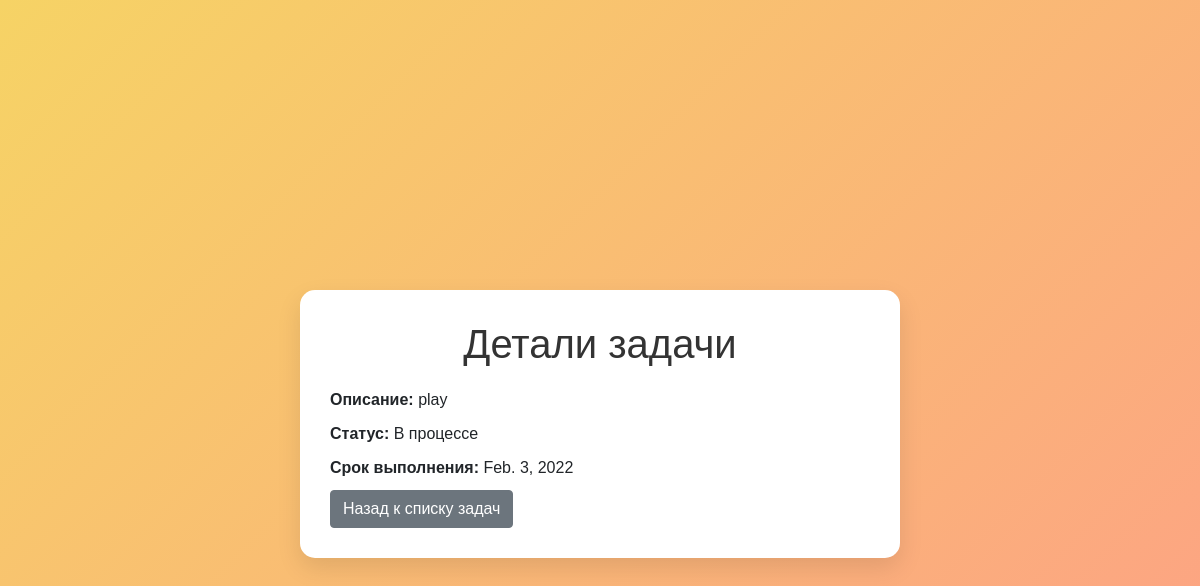
The app's page /tasks/1/, older data.
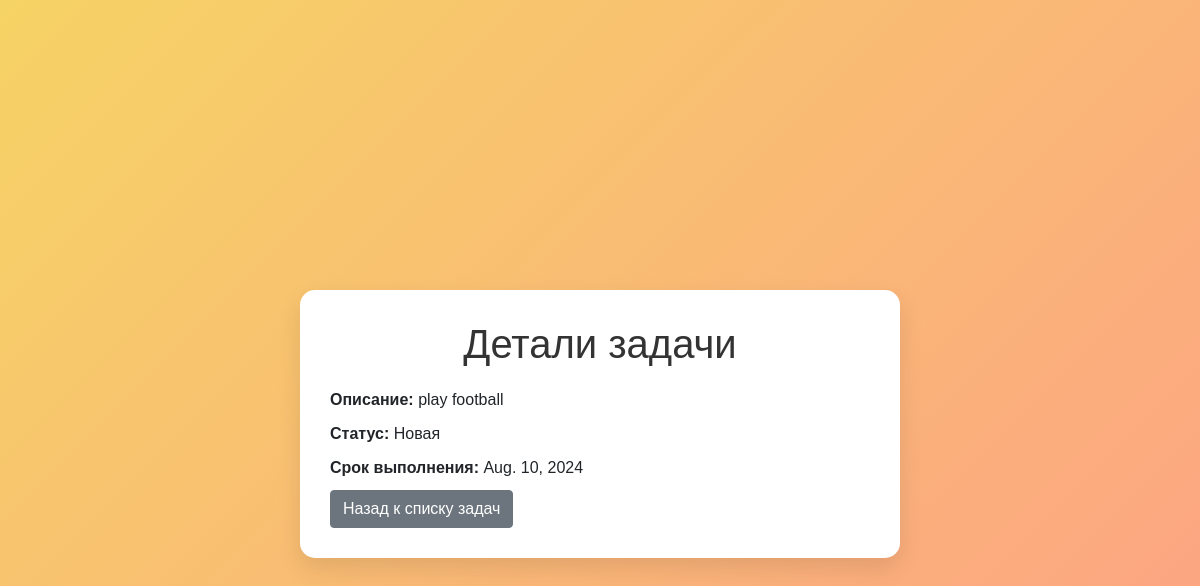
The same page, newer data.
### tasks/models.py (models this page shows, shortened)
class Task(models.Model):
    STATUS_CHOICES = [
        ('new', 'Новая'),
        ('in_progress', 'В процессе'),
        ('done', 'Сделано'),
    ]
    description = models.CharField(max_length=255)
    status = models.CharField(max_length=20, choices=STATUS_CHOICES, default='new')
    due_date = models.DateField(null=True, blank=True)
    def __str__(self):
        return self.description
    from django.db import models
    class Task(models.Model):
        title = models.CharField(max_length=200)
        completed = models.BooleanField(default=False)
        description = models.TextField(blank=True)  # новое поле для подробного описания

### tasks/views.py (the view)
# urls.py: path('<int:task_id>/', views.task_detail, name='task_detail'),
def task_detail(request, task_id):
    task = get_object_or_404(Task, pk=task_id)
    return render(request, 'tasks/task_detail.html', {'task': task})

### tasks/templates/tasks/task_detail.html (shortened to what this page needs)
<!DOCTYPE html>
<html lang="ru">
<head>
    <link rel="stylesheet" href="https://cdn.jsdelivr.net/npm/bootstrap@5.1.3/dist/css/bootstrap.min.css">
</head>
<body>
    <div class="container mt-5">
        <h1>Детали задачи</h1>
        <div class="task-info">
            <strong>Описание:</strong> {{ task.description }}
        </div>
        <div class="task-info">
            <strong>Статус:</strong> {{ task.get_status_display }}
        </div>
        <div class="task-info">
            <strong>Срок выполнения:</strong> {{ task.due_date }}
        </div>
        <a href="{% url 'task_list' %}" class="btn btn-secondary">Назад к списку задач</a>
    </div>
</body>
</html>

### tasks/templates/tasks/task_detail.html (style rules this page uses)
body { background: linear-gradient(135deg, #f6d365 0%, #fda085 100%); min-height: 100vh; display: flex; align-items: center; justify-content: center; font-family: 'Arial', sans-serif; }
.container { background: white; padding: 30px; border-radius: 15px; box-shadow: 0 10px 25px rgba(0, 0, 0, 0.1); max-width: 600px; }
h1 { color: #333; margin-bottom: 20px; text-align: center; }
.task-info { margin-bottom: 10px; }

Row changes from the older to the newer data that the page shows:
changed Task: description "play" → "play football"; status "В процессе" → "Новая"; due_date "Feb. 3, 2022" → "Aug. 10, 2024"
